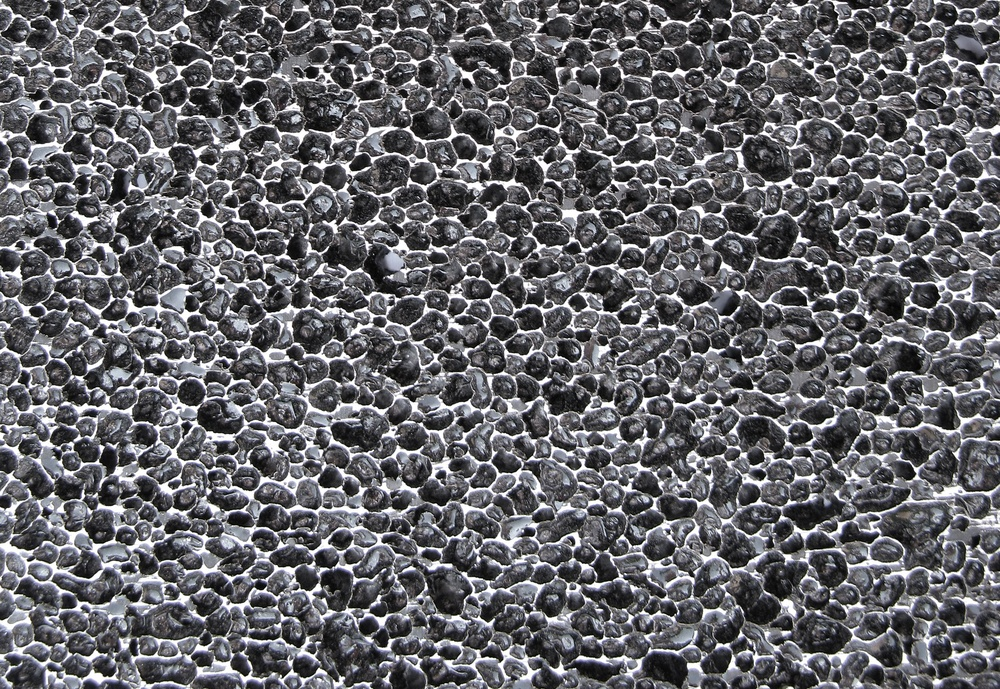
#> input picture alporas-ac-black-both-sided-ground-2.jpg, 1000 x 689 px, shrunk from 2200 x 1515 before the run
$ python wang_tilings.py alporas-ac-black-both-sided-ground-2.jpg 100
#> lines starting #> are read from the running program, lines starting #| are printed output that depends on the picture
import numpy as np
import matplotlib.pyplot as plt
from skimage import draw
from scipy.ndimage.filters import gaussian_filter
# from skimage.filters import threshold_otsu
from scipy.ndimage.interpolation import rotate
from tqdm import tqdm
from scipy import misc
import imageio
import copy
import random
import argparse


parser = argparse.ArgumentParser()
parser.add_argument("file", help="path to file with image")
parser.add_argument("size", help="size of sampled texture", type=int)
#parser.add_argument("num", help="number of sampled textures", type=int)
parser.add_argument("--to_enrich", help="to enrich tiles or not", type=bool, default=False)
parser.add_argument("--n1", help='number of north edges', default=2)
parser.add_argument("--n2", help='number of west edges', default=2)
parser.add_argument("--l", help='length of tile + overlap - 1', default=200)
parser.add_argument("--w", help='width of overlap', default=80)
args = parser.parse_args()

to_enrich = args.to_enrich
img_path = args.file
TEST_SIZE = args.size
#num_to_create = args.num


def create_colors_from_texture(texture, n, l, alpha=0):
    '''
    Create coloring patches for wang tiles
    params:
        texture: initial texture to sample from
        n: number of colors
        l: width/height of result
        alpha: takes values 0 or 45
    returns: list of colors
    '''

    colors = []
    w = texture.shape[0]

    for i in tqdm(range(n)):

        rotated = rotate(texture, alpha, reshape=True)
        if alpha != 0:
            alpha = 45
        alpha = alpha / 180 * np.pi
        a = w / (np.cos(alpha) + np.sin(alpha))
        l_1 = w * np.cos(alpha) - a * np.cos(alpha) ** 2
        x = np.random.randint(l_1, rotated.shape[0] - l_1 - l)  # row
        y = np.random.randint(l_1, rotated.shape[0] - l_1 - l)

        img = rotated[x:x + l, y:y + l]
        colors.append(img)

    return colors


def find_all_combinations(n1, n2, n_NW):
    '''
    Finds n_NW combinations of colors
    params:
        n1: number of north colors
        n2: number of west colors
        n_NW: number of north-western color combinations
    returns: list of all color combinations
    '''
    comb = np.asarray([str(i) + str(j) for i in range(n1) for j in range(n1, n1 + n2)])
    new_comb = []
    used = []
    for k in range(n_NW):
        while True:
            restart = False
            to_choose = np.random.choice(comb, size=len(comb))  # random sample of SE edges
            for u in used:
                if sum(u == to_choose) != 0:
                    to_choose = np.random.choice(comb, size=len(comb))
                    restart = True
                    break
            if not restart:
                break
            used.append(to_choose)
        new_comb = new_comb + [comb[i] + to_choose[i] for i in range(len(comb))]
    return new_comb


def merge_two_parts(arr1, arr2, omega):
    '''
    params:
        arr1, arr2 - input arrays
        omega - width of overlap
        axis - axis along which arrays are merged, 0 - stack vertically, 1 - horisontally

    returns: merged arrays with minimal difference on their border
    '''

    h, w = arr1.shape
    prev = np.empty((arr1.shape[0], omega), dtype=list)
    distances = np.full((arr1.shape[0], omega), fill_value=np.inf)

    merged = np.concatenate([arr1, arr2[:, omega:]], axis=1)  # resulting image

    distances[0] = ((arr1[0, -omega:] - arr2[0, :omega]) ** 2)

    for i in range(1, arr1.shape[0]):  # rows
        for j in range(omega):
            # distance between array2 value in the current point and array1 value in previous row, same column
            weight_cur = distances[i - 1, j]  # ((arr1[i-1,w-omega+j]-arr2[i-1,j])**2).sum()

            if j < omega - 1 and j > 0:
                # distance between array2 and array1 value in previous row, column-1
                weight_prev = distances[i - 1, j - 1]
                # distance between array2 and array1 value in previous row, column+1
                weight_next = distances[i - 1, j + 1]

                # comparison of differences:
                if weight_cur <= weight_prev:
                    if weight_cur <= weight_next:
                        distances[i, j] = weight_cur + ((arr1[i, w - omega + j] - arr2[i, j]) ** 2)
                        prev[i, j] = (i - 1, j)
                    else:
                        distances[i, j] = weight_next + ((arr1[i, w - omega + j] - arr2[i, j]) ** 2)
                        prev[i, j] = (i - 1, j + 1)
                else:
                    if weight_prev <= weight_next:
                        distances[i, j] = weight_prev + ((arr1[i, w - omega + j] - arr2[i, j]) ** 2)
                        prev[i, j] = (i - 1, j - 1)
                    else:
                        distances[i, j] = weight_next + ((arr1[i, w - omega + j] - arr2[i, j]) ** 2)
                        prev[i, j] = (i - 1, j + 1)

            elif j == 0:  # left border
                weight_next = distances[i - 1, j + 1]
                if weight_cur <= weight_next:
                    distances[i, j] = weight_cur + ((arr1[i, w - omega + j] - arr2[i, j]) ** 2)
                    prev[i, j] = (i - 1, j)
                else:
                    distances[i, j] = weight_next + ((arr1[i, w - omega + j] - arr2[i, j]) ** 2)
                    prev[i, j] = (i - 1, j + 1)

            else:  # right border
                weight_prev = distances[i - 1, j - 1]
                if weight_cur <= weight_prev:
                    distances[i, j] = weight_cur + ((arr1[i, w - omega + j] - arr2[i, j]) ** 2).sum()
                    prev[i, j] = (i - 1, j)
                else:
                    distances[i, j] = weight_prev + ((arr1[i, w - omega + j] - arr2[i, j]) ** 2).sum()
                    prev[i, j] = (i - 1, j - 1)

    j = np.argmin(distances[h - 1])

    for i in range(h):  # go up
        merged[h - 1 - i, w - omega + j:w] = arr2[h - 1 - i, j:omega]
        if i != h - 1:
            i_prev, j_prev = prev[h - 1 - i, j]
            j = j_prev

    return merged[:, :w], merged[:, w - omega:]


def create_tilings(colors_comb, colors, n1, n2, n_total, a, l, omega):
    n_rep = int(n_total / n1 ** 2 / n2 ** 2)
    h, w = colors[0].shape

    tilings = {}
    center = l - 1 - omega // 2  # l - size of image crop, a - resulting size of tile
    for i in range(n_total):
        c = []
        for num in colors_comb[i]:
            # print(num)
            c.append(colors[int(num)][:])
        final = np.zeros((a, a))

        for k in range(4):

            c[k] = np.rot90(c[k], k=k)
            c[(k + 1) % 4] = np.rot90(c[(k + 1) % 4], k=k)

            c[k], c[(k + 1) % 4] = merge_two_parts(c[k], c[(k + 1) % 4], omega)
            merged = np.hstack([c[k][:, :w - omega], c[(k + 1) % 4]])

            for j in range(omega // 2, l):
                if k == 0:
                    tile_ind = j - omega // 2
                    if tile_ind < a:
                        ind1 = tile_ind
                        indices2 = np.arange(a - tile_ind - 1, a)
                        indices1 = np.arange(ind1 + 1)
                    else:
                        ind1 = 2 * a - 1 - tile_ind - 1
                        indices2 = np.arange(ind1 + 1)
                        indices1 = np.arange(tile_ind - a + 1, a)
                    final[indices1, indices2] = merged[j, np.arange(center - ind1, center + ind1 + 1, 2)]
                elif k == 1:
                    tile_ind = j - omega // 2
                    if tile_ind < a:
                        ind1 = tile_ind
                        indices1 = np.arange(a - tile_ind - 1, a)
                        indices2 = np.arange(a - 1, a - tile_ind - 1 - 1, -1)
                    else:
                        ind1 = 2 * a - 1 - tile_ind
                        indices1 = np.arange(ind1 + 1)
                        indices2 = np.arange(2 * a - 1 - tile_ind, -1, -1)

                    final[indices1, indices2] = merged[j, np.arange(center - ind1, center + ind1 + 1, 2)]
                elif k == 2:
                    tile_ind = j - omega // 2
                    if tile_ind < a:
                        ind1 = tile_ind
                        indices1 = np.arange(a - 1, a - 1 - tile_ind - 1, -1)
                        indices2 = np.arange(tile_ind, -1, -1)
                    else:
                        ind1 = 2 * a - 1 - tile_ind
                        indices1 = np.arange(ind1, -1, -1)
                        indices2 = np.arange(a - 1, (a - ind1 - 2), -1)

                    final[indices1, indices2] = merged[j, np.arange(center - ind1, center + ind1 + 1, 2)]
                elif k == 3:
                    tile_ind = j - omega // 2
                    if tile_ind < a:
                        ind1 = tile_ind
                        indices1 = np.arange(tile_ind, -1, -1)
                        indices2 = np.arange(tile_ind + 1)
                    else:
                        ind1 = 2 * a - 1 - tile_ind
                        indices1 = np.arange(a - 1, tile_ind - a - 1, -1)
                        indices2 = np.arange(tile_ind - a, a)
                    final[indices1, indices2] = merged[j, np.arange(center - ind1, center + ind1 + 1, 2)]

            if i == 0:
                tmp = c[2][:]

            c[k] = np.rot90(c[k], k=k, axes=(1, 0))
            c[(k + 1) % 4] = np.rot90(c[(k + 1) % 4], k=k, axes=(1, 0))

        tilings.update({colors_comb[i]: final})
    return tilings


def enrich_tiles(tiles, enrichments, width):
    enriched_tiles = copy.deepcopy(tiles)
    center_tile = tiles[list(tiles.keys())[0]].shape[0] // 2
    center_enrichment = enrichments[0].shape[0] // 2
    delta = center_tile - center_enrichment
    #print(delta)
    i = 0
    for ind, tile in tiles.items():
        ar1, ar2 = merge_two_parts(np.rot90(tile[:width + delta, delta:-delta]),
                                   np.rot90(enrichments[i][:width]), width)

        enrichments[i][:width] = np.rot90(ar2, axes=(1, 0))

        ar1, ar2 = merge_two_parts(enrichments[i][:, -width:], tile[delta:-delta, -(width + delta):], width)
        enrichments[i][:, -width:] = ar1

        ar1, ar2 = merge_two_parts(np.rot90(enrichments[i][-width:]),
                                   np.rot90(tile[-(width + delta):, delta:-delta]), width)
        enrichments[i][-width:] = np.rot90(ar1, axes=(1, 0))

        ar1, ar2 = merge_two_parts(tile[delta:-delta, :(width + delta)], enrichments[i][:, :width], width)
        enrichments[i][:, :width] = ar2
        enriched_tiles[ind][delta:-delta, delta:-delta] = enrichments[i]
        i += 1
    return enriched_tiles


def create_tiles(image, n_1, n_2, n_NW, l, w, patch_border, width_enrich, enrich=False):
    n_cs = n_1 * n_2
    n_total = int(n_NW * n_cs)
    res_size = l - w - 1

    colors = create_colors_from_texture(image, n_1 + n_2, l, 45)
    patch_size = res_size - patch_border
    comb = find_all_combinations(n_1, n_2, n_NW)
    tiles = create_tilings(comb[:n_total], colors, n_1, n_2, n_total, res_size, l, w)

    if enrich:
        enrichments = create_colors_from_texture(image, n_total, patch_size, 0)
        enriched_tiles = enrich_tiles(tiles, enrichments, width_enrich)
        # tiles_1 = copy.deepcopy(tiles)
        tiles = enriched_tiles

    return tiles, comb, res_size


def create_tiled_img(a, tiles, comb, desired_size):

    height = desired_size // a + 1
    width = desired_size // a + 1

    whole_img = np.zeros((height * a, width * a))

    prev_border = random.sample(tiles.keys(), 1)[0]
    prev_tile = tiles[prev_border]
    whole_img[:a, :a] = prev_tile

    prev_line = ['' for i in range(width)]
    prev_line[0] = prev_border

    for i in range(height):
        for j in range(width):
            if i + j == 0:
                continue

            if i == 0:
                result = {key: value for key, value in tiles.items() if key[3] == prev_border[1]}
            elif j == 0:
                result = {key: value for key, value in tiles.items() if key[0] == prev_line[j][2]}
            else:
                result = {key: value for key, value in tiles.items()
                          if key[3] == prev_border[1] and key[0] == prev_line[j][2]}

            prev_border = random.sample(result.keys(), 1)[0]

            prev_tile = result[prev_border]
            prev_line[j] = prev_border
            whole_img[i * a:(i + 1) * a, j * a:(j + 1) * a] = prev_tile
    return whole_img


if __name__ == '__main__':
    img = imageio.imread(img_path)
#> img is the input picture: shape (689, 1000, 3); mean R, G, B 100.2, 100.1, 104.5
    w = img.shape[0]
#> w = 689
    img = img[:, :w, 0].astype(float) / 255.
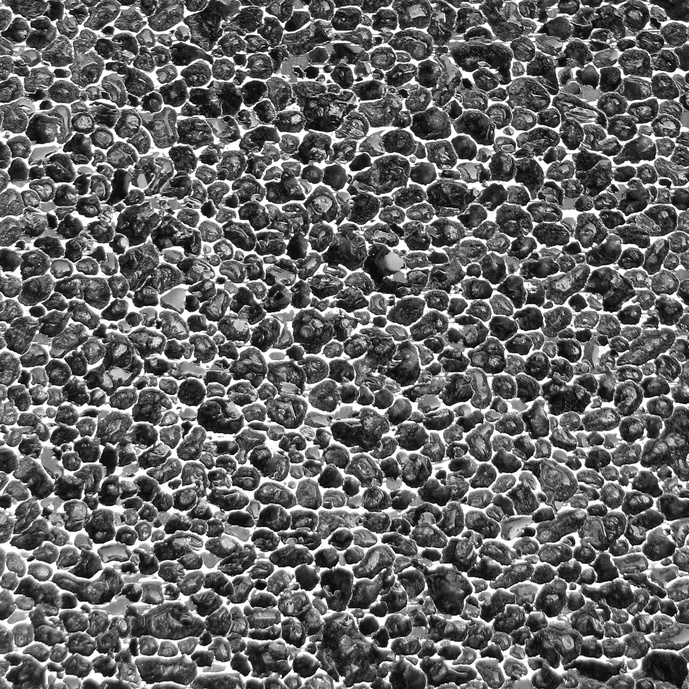
#> img: shape (689, 689) float64; min 0, max 1, mean 0.399

    #n_1 = 2
    #n_2 = 2
    #n_NW = n_1 * n_2


    n_1 =args.n1
    n_2 =args.n2

    n_NW = n_1 * n_2

    l = args.l
    w = args.w
    patch_border = 6


    tiles, combinations, a = create_tiles(img, n_1, n_2, n_NW, l, w, patch_border=80, width_enrich=30, enrich=to_enrich)
#> the loop in create_colors_from_texture, `for i in tqdm(range(n)): ` made 4 passes
#> pass 1, in create_colors_from_texture, `rotated = rotate(texture, alpha, reshape=True)`:
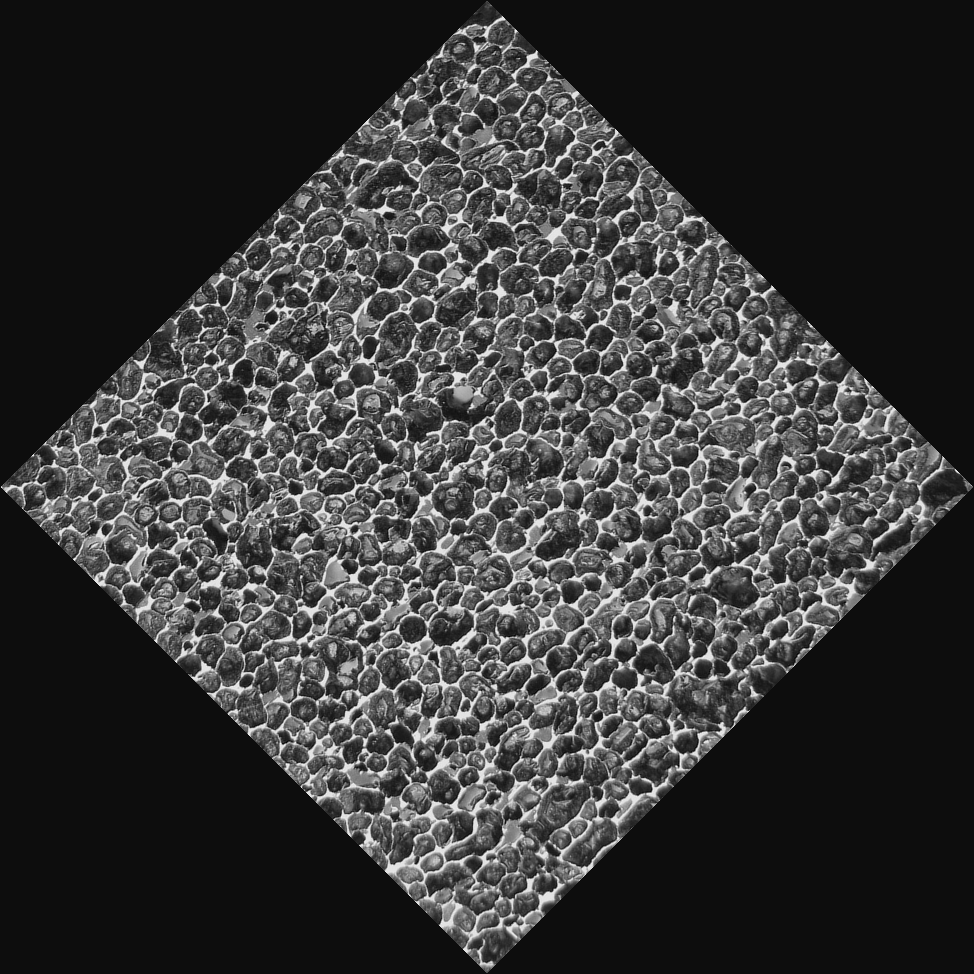
#> rotated: shape (974, 974) float64; min -0.0647, max 1.12, mean 0.199; drawn with min black and max white
#> pass 1, in create_colors_from_texture, `img = rotated[x:x + l, y:y + l]`:
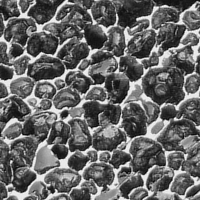
#> img: shape (200, 200) float64; min -0.0437, max 1.09, mean 0.415; drawn with min black and max white
#> pass 2, in create_colors_from_texture, `rotated = rotate(texture, alpha, reshape=True)`:
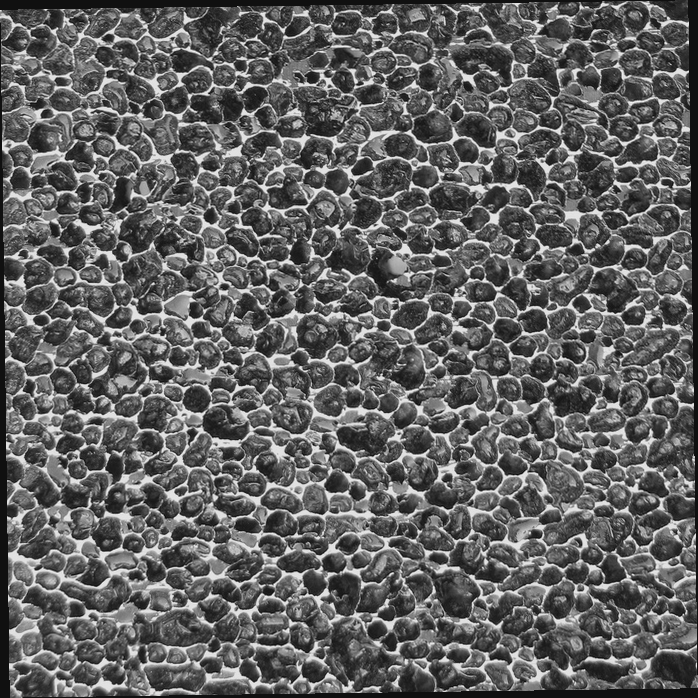
#> rotated: shape (698, 698) float64; min -0.0802, max 1.14, mean 0.388; drawn with min black and max white
#> pass 2, in create_colors_from_texture, `img = rotated[x:x + l, y:y + l]`:
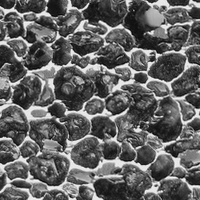
#> img: shape (200, 200) float64; min -0.0452, max 1.1, mean 0.402; drawn with min black and max white
#> after the loop in create_colors_from_texture, `for i in tqdm(range(n)):`: alpha = 0.785; colors = 4 items
#> after the loop in create_tilings, `for i in range(n_total):`:
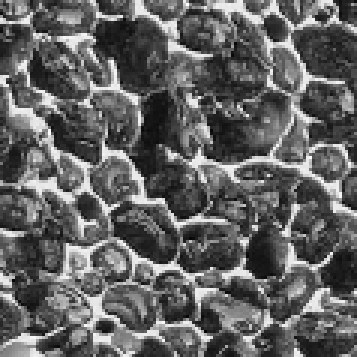
#> final: shape (119, 119) float64 (shown 3 times larger); min -0.0437, max 1.09, mean 0.395; drawn with min black and max white
#> after the loop in create_tilings, `for i in range(n_total):`: tilings = 10 items
#> tiles = 10 items; combinations = ['0213', '0303', '1212', '1302', '0213', '0312', '1202', '1302', '0202', '0312', '1203', '1312', '0213', '0313', '1212', '1302']; a = 119

    tiled = create_tiled_img(a, tiles, combinations, TEST_SIZE)
#> in create_tiled_img, `height = desired_size // a + 1`: height = 1
#> (the run stopped early here; a loop or call above may not have finished)
